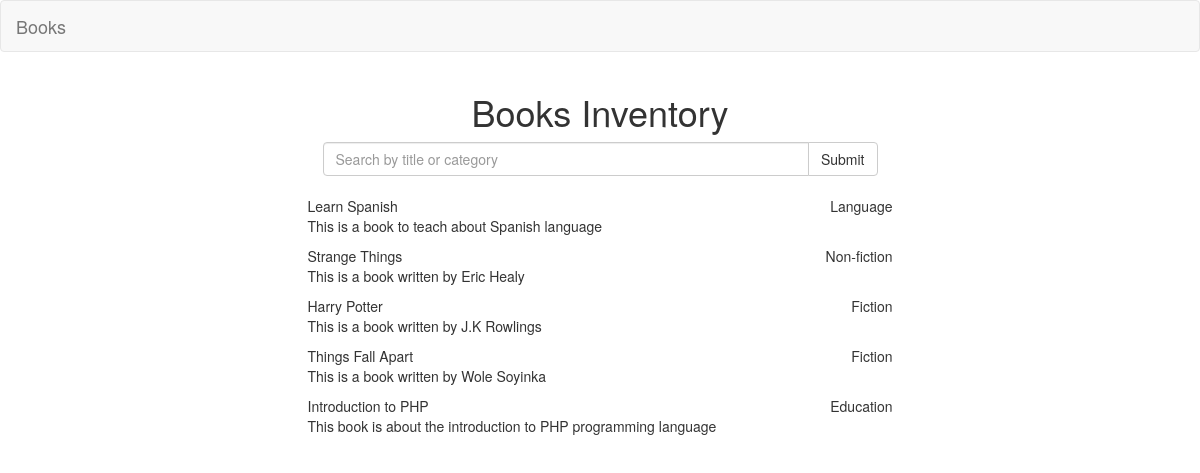
The page /books/ on the database its author committed.
### books/models.py (models this page shows)
class Book(models.Model):
    title = models.CharField(max_length=100)
    category = models.CharField(max_length=200)
    short_description = models.CharField(max_length=500)
    time_created = models.DateTimeField(auto_now=True)

### books/views.py (the view)
def index(request):
    books = Book.objects.order_by('-id')[:5]
    context = {'books' : books}
    return render(request, 'books/index.html', context)

### books/templates/books/index.html (shortened to what this page needs)
<!DOCTYPE html>
<html>
  <head>
    <link rel="stylesheet" href="https://maxcdn.bootstrapcdn.com/bootstrap/3.3.7/css/bootstrap.min.css">
  </head>
  <body>
    <nav class="navbar navbar-default">
      <div class="container-fluid">
        <div class="navbar-header">
          <a class="navbar-brand" href="#">Books</a>
        </div>
      </div>
    </nav>
    <div class="container-fluid">
      <div class="col-md-6 col-md-offset-3">
        <h1 class="" style="text-align: center">Books Inventory</h1>
        <form class="" action="{% url 'books:results'%}" method="post">
          <div class="">
            <div class="input-group">
              <input type="text" class="form-control" name="search" placeholder="Search by title or category">
              <span class="input-group-btn">
                <button class="btn btn-default" type="submit">Submit</button>
              </span>
            </div>
          </div>
        </form>
        <br/>
        <div class="row">
          {% if books %}
            {% for book in books %}
            <div class="">
              <div class="">
                {{ book.title }}
                <span class="pull-right">{{ book.category }}</span>
                <p>
                  {{ book.short_description }}
                </p>
              </div>
            </div>
            {% endfor %}
          {% else %}
            There are no books.
          {% endif %}
        </div>
      </div>
    </div>
  </body>
</html>

### rows shown on the page
Book: title "Learn Spanish", category "Language", short_description "This is a book to teach about Spanish language"
Book: title "Strange Things", category "Non-fiction", short_description "This is a book written by Eric Healy"
Book: title "Harry Potter", category "Fiction", short_description "This is a book written by J.K Rowlings"
Book: title "Things Fall Apart", category "Fiction", short_description "This is a book written by Wole Soyinka"
Book: title "Introduction to PHP", category "Education", short_description "This book is about the introduction to PHP programming language"
